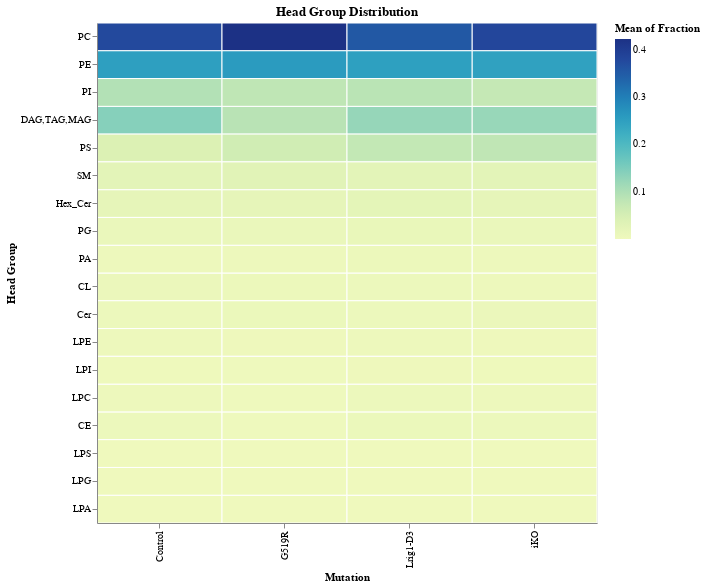

This figure's notebook cell:
### Markdown cell above
## Heatmap

### Code cell
hm = alt.Chart(h).mark_rect(stroke='white').encode(
    x='Mutation:N',
    y=alt.Y('Head Group:N', sort=alt.EncodingSortField(field='Fraction', order='descending')),
    color='mean(Fraction):Q',
    tooltip=['Mutation', 'Head Group', 'mean(Fraction)']
).properties(
    title = "Head Group Distribution",
    width=500,
    height=500
)
hm.save('graphs/dgat/head_group/Heatmap_AllHG.png', ppi=300)
hm

### Figure 1 — Vega-Lite specification as saved in the notebook (floating-point values rounded to 4 significant figures; data arrays with more than 128 entries replaced by an {"elided": "..."} marker saying what was removed)
{"config": {"view": {"continuousWidth": 300, "continuousHeight": 300}}, "data": {"name": "data-53219328a1472643e7c72a4ac9275713"}, "mark": {"type": "rect", "stroke": "white"}, "encoding": {"color": {"aggregate": "mean", "field": "Fraction", "type": "quantitative"}, "tooltip": [{"field": "Mutation", "type": "nominal"}, {"field": "Head Group", "type": "nominal"}, {"aggregate": "mean", "field": "Fraction", "type": "quantitative"}], "x": {"field": "Mutation", "type": "nominal"}, "y": {"field": "Head Group", "sort": {"field": "Fraction", "order": "descending"}, "type": "nominal"}}, "height": 500, "title": "Head Group Distribution", "width": 500, "$schema": "https://vega.github.io/schema/vega-lite/v5.17.0.json", "datasets": {"data-53219328a1472643e7c72a4ac9275713": {"elided": "360 records"}}}
